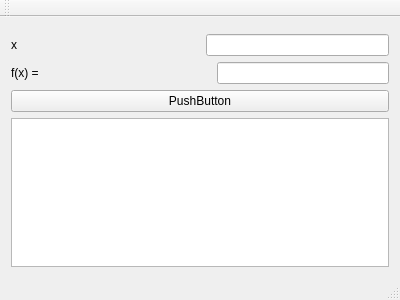
<?xml version="1.0" encoding="UTF-8"?>
<ui version="4.0">
 <class>MainWindow</class>
 <widget class="QMainWindow" name="MainWindow">
  <property name="geometry">
   <rect>
    <x>0</x>
    <y>0</y>
    <width>400</width>
    <height>300</height>
   </rect>
  </property>
  <property name="windowTitle">
   <string>MainWindow</string>
  </property>
  <widget class="QWidget" name="centralWidget">
   <layout class="QVBoxLayout" name="verticalLayout">
    <item>
     <widget class="GLFrame" name="widget" native="true">
      <property name="sizePolicy">
       <sizepolicy hsizetype="Expanding" vsizetype="Expanding">
        <horstretch>0</horstretch>
        <verstretch>0</verstretch>
       </sizepolicy>
      </property>
     </widget>
    </item>
    <item>
     <layout class="QHBoxLayout" name="horizontalLayout">
      <item>
       <widget class="QLabel" name="label">
        <property name="text">
         <string>x</string>
        </property>
       </widget>
      </item>
      <item>
       <spacer name="horizontalSpacer">
        <property name="orientation">
         <enum>Qt::Horizontal</enum>
        </property>
        <property name="sizeHint" stdset="0">
         <size>
          <width>40</width>
          <height>20</height>
         </size>
        </property>
       </spacer>
      </item>
      <item>
       <widget class="QLineEdit" name="x"/>
      </item>
     </layout>
    </item>
    <item>
     <layout class="QHBoxLayout" name="horizontalLayout_2">
      <item>
       <widget class="QLabel" name="label_2">
        <property name="text">
         <string>f(x) =</string>
        </property>
       </widget>
      </item>
      <item>
       <spacer name="horizontalSpacer_2">
        <property name="orientation">
         <enum>Qt::Horizontal</enum>
        </property>
        <property name="sizeHint" stdset="0">
         <size>
          <width>40</width>
          <height>20</height>
         </size>
        </property>
       </spacer>
      </item>
      <item>
       <widget class="QLineEdit" name="exp"/>
      </item>
     </layout>
    </item>
    <item>
     <widget class="QPushButton" name="solve">
      <property name="text">
       <string>PushButton</string>
      </property>
     </widget>
    </item>
    <item>
     <widget class="QTextEdit" name="output">
      <property name="sizePolicy">
       <sizepolicy hsizetype="Expanding" vsizetype="Maximum">
        <horstretch>0</horstretch>
        <verstretch>0</verstretch>
       </sizepolicy>
      </property>
     </widget>
    </item>
   </layout>
  </widget>
  <widget class="QMenuBar" name="menuBar">
   <property name="geometry">
    <rect>
     <x>0</x>
     <y>0</y>
     <width>400</width>
     <height>21</height>
    </rect>
   </property>
  </widget>
  <widget class="QToolBar" name="mainToolBar">
   <attribute name="toolBarArea">
    <enum>TopToolBarArea</enum>
   </attribute>
   <attribute name="toolBarBreak">
    <bool>false</bool>
   </attribute>
  </widget>
  <widget class="QStatusBar" name="statusBar"/>
 </widget>
 <layoutdefault spacing="6" margin="11"/>
 <customwidgets>
  <customwidget>
   <class>GLFrame</class>
   <extends>QWidget</extends>
   <header>interface/glframe.h</header>
   <container>1</container>
  </customwidget>
 </customwidgets>
 <resources/>
 <connections/>
</ui>
